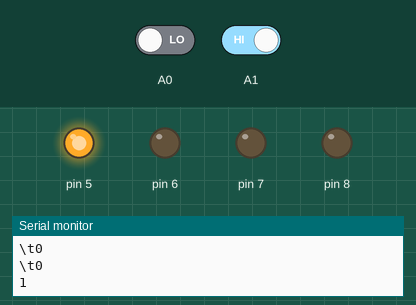
Simulated run of this sketch. Board: Arduino Uno, built with avr-gcc and run on an emulated ATmega328P. Shown: output pins drawn as LEDs (lit = HIGH), the last lines printed to the serial monitor. Inputs (shaded band) come from the test bench; at power-on: A0 LOW, A1 HIGH.

Above: at 1.2 s.
1.3 s: A0 driven HIGH
At 2.5 s:
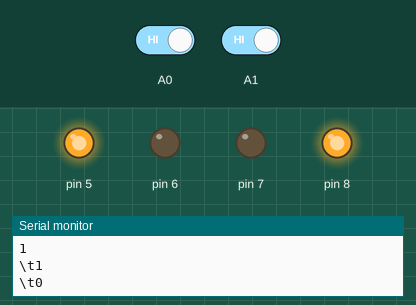
2.8 s: A1 driven LOW
At 3.7 s:
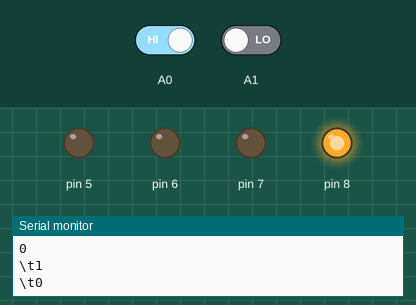
4.3 s: A1 driven HIGH
At 4.8 s:
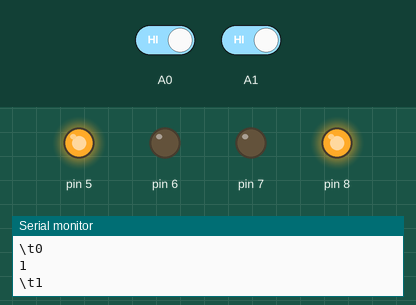
5.8 s: A0 driven LOW
At 7.0 s:
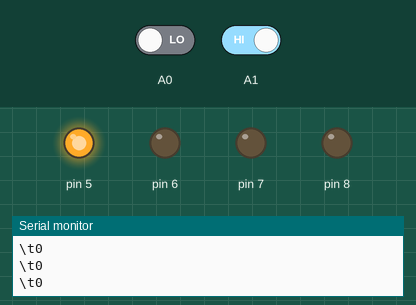
Timing chart, 0 to 8.3 s (numbered marks = the images above; inputs shaded):
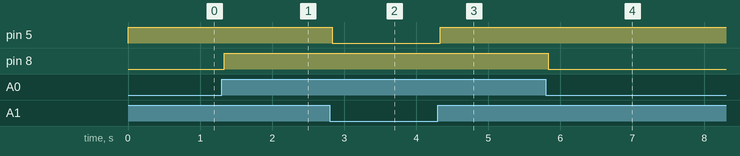

Measured:
- after the input at 1.3 s, pin 8: LOW → HIGH at once
- after the input at 2.8 s, pin 5: HIGH → LOW at once
- after the input at 4.3 s, pin 5: LOW → HIGH at once
- after the input at 5.8 s, pin 8: HIGH → LOW at once

The sketch:

Code_ir_sensor_line_follower.ino
```cpp
int r1, r2, r3, r4;

void setup()
{
  Serial.begin(9600);
  pinMode(A1, INPUT);
  pinMode(A0, INPUT);
  pinMode(5, OUTPUT);
  pinMode(6, OUTPUT);
  pinMode(7, OUTPUT);
  pinMode(8, OUTPUT);
}

void loop()
{
  r1 = digitalRead(A1);
  r2 = digitalRead(A0);
  Serial.println(r1);
  Serial.print("\\t");
  Serial.println(r2);
  Serial.print("\\t");
  Serial.println(r3);
  Serial.print("\\t");
  Serial.println(r4);

  if (r1 == LOW && r2 == LOW) {
    digitalWrite(5, HIGH);
    digitalWrite(6, LOW);
    digitalWrite(7, LOW);
    digitalWrite(8, HIGH);
  }
  if (r1 == HIGH && r2 == LOW) {
    digitalWrite(5, HIGH);
    digitalWrite(6, LOW);
    digitalWrite(7, LOW);
    digitalWrite(8, LOW);
  }
  if (r1 == LOW && r2 == HIGH) {
    digitalWrite(5, LOW);
    digitalWrite(6, LOW);
    digitalWrite(7, LOW);
    digitalWrite(8, HIGH);
  }
  if (r1 == HIGH && r2 == HIGH) {
    digitalWrite(5, HIGH);
    digitalWrite(6, LOW);
    digitalWrite(7, LOW);
    digitalWrite(8, HIGH);
  }
}
```
